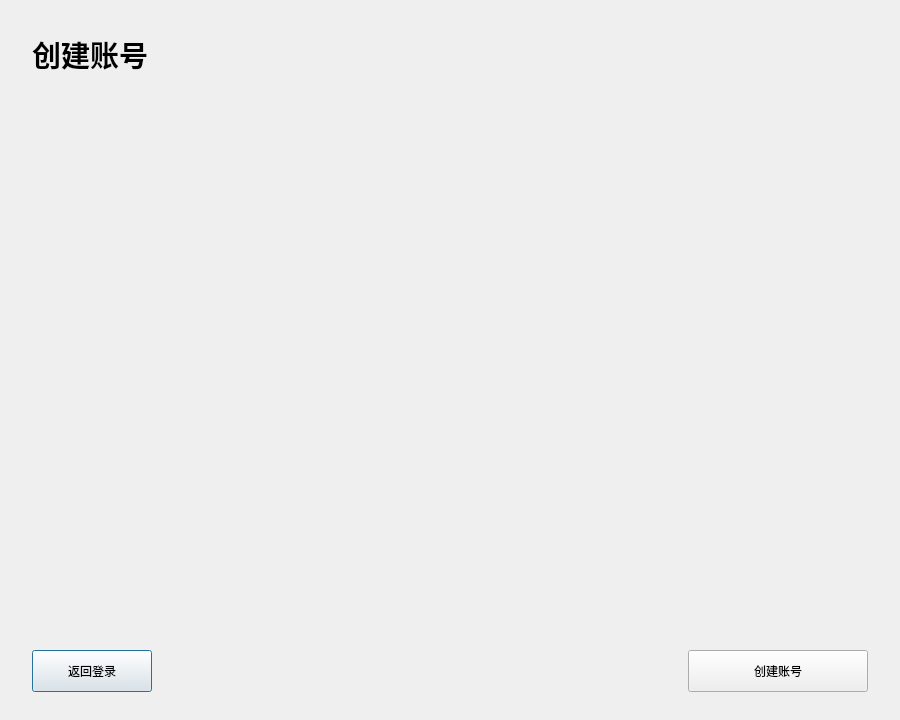
<?xml version="1.0" encoding="UTF-8"?>
<ui version="4.0">
 <class>RegisterDialog</class>
 <widget class="QDialog" name="RegisterDialog">
  <property name="geometry">
   <rect>
    <x>0</x>
    <y>0</y>
    <width>900</width>
    <height>720</height>
   </rect>
  </property>
  <property name="minimumSize">
   <size>
    <width>820</width>
    <height>640</height>
   </size>
  </property>
  <property name="windowTitle">
   <string>图书管理系统 - 注册</string>
  </property>
  <layout class="QVBoxLayout" name="RegisterDialogLayout">
   <property name="spacing">
    <number>16</number>
   </property>
   <property name="leftMargin">
    <number>32</number>
   </property>
   <property name="topMargin">
    <number>28</number>
   </property>
   <property name="rightMargin">
    <number>32</number>
   </property>
   <property name="bottomMargin">
    <number>28</number>
   </property>
   <item>
    <widget class="QLabel" name="RegisterTitleLabel">
     <property name="minimumSize">
      <size>
       <width>0</width>
       <height>52</height>
      </size>
     </property>
     <property name="font">
      <font>
       <family>Arial Rounded MT Bold</family>
       <pointsize>22</pointsize>
       <bold>true</bold>
      </font>
     </property>
     <property name="text">
      <string>创建账号</string>
     </property>
    </widget>
   </item>
   <item>
    <widget class="QScrollArea" name="RegisterScrollArea">
     <property name="sizePolicy">
      <sizepolicy hsizetype="Expanding" vsizetype="Expanding">
       <horstretch>1</horstretch>
       <verstretch>1</verstretch>
      </sizepolicy>
     </property>
     <property name="frameShape">
      <enum>QFrame::Shape::NoFrame</enum>
     </property>
     <property name="widgetResizable">
      <bool>true</bool>
     </property>
     <property name="horizontalScrollBarPolicy">
      <enum>Qt::ScrollBarPolicy::ScrollBarAlwaysOff</enum>
     </property>
     <widget class="QWidget" name="RegisterContent">
      <property name="geometry">
       <rect>
        <x>0</x>
        <y>0</y>
        <width>834</width>
        <height>532</height>
       </rect>
      </property>
      <layout class="QGridLayout" name="RegisterLayout">
       <property name="horizontalSpacing">
        <number>28</number>
       </property>
       <property name="verticalSpacing">
        <number>18</number>
       </property>
       <property name="leftMargin">
        <number>4</number>
       </property>
       <property name="topMargin">
        <number>4</number>
       </property>
       <property name="rightMargin">
        <number>4</number>
       </property>
       <property name="bottomMargin">
        <number>4</number>
       </property>
      </layout>
     </widget>
    </widget>
   </item>
   <item>
    <layout class="QHBoxLayout" name="RegisterActionLayout">
     <property name="spacing">
      <number>12</number>
     </property>
     <item>
      <widget class="fluent::basicinput::Button" name="BackBtn">
       <property name="minimumSize">
        <size>
         <width>120</width>
         <height>42</height>
        </size>
       </property>
       <property name="maximumSize">
        <size>
         <width>120</width>
         <height>42</height>
        </size>
       </property>
       <property name="text">
        <string>返回登录</string>
       </property>
      </widget>
     </item>
     <item>
      <spacer name="RegisterActionSpacer">
       <property name="orientation">
        <enum>Qt::Orientation::Horizontal</enum>
       </property>
       <property name="sizeHint" stdset="0">
        <size>
         <width>40</width>
         <height>20</height>
        </size>
       </property>
      </spacer>
     </item>
     <item>
      <widget class="fluent::basicinput::Button" name="SubmitBtn">
       <property name="minimumSize">
        <size>
         <width>180</width>
         <height>42</height>
        </size>
       </property>
       <property name="maximumSize">
        <size>
         <width>180</width>
         <height>42</height>
        </size>
       </property>
       <property name="text">
        <string>创建账号</string>
       </property>
      </widget>
     </item>
    </layout>
   </item>
  </layout>
 </widget>
 <customwidgets>
  <customwidget>
   <class>fluent::basicinput::Button</class>
   <extends>QPushButton</extends>
   <header>FluentQt/FluentQt.h</header>
  </customwidget>
 </customwidgets>
 <resources/>
 <connections/>
</ui>
